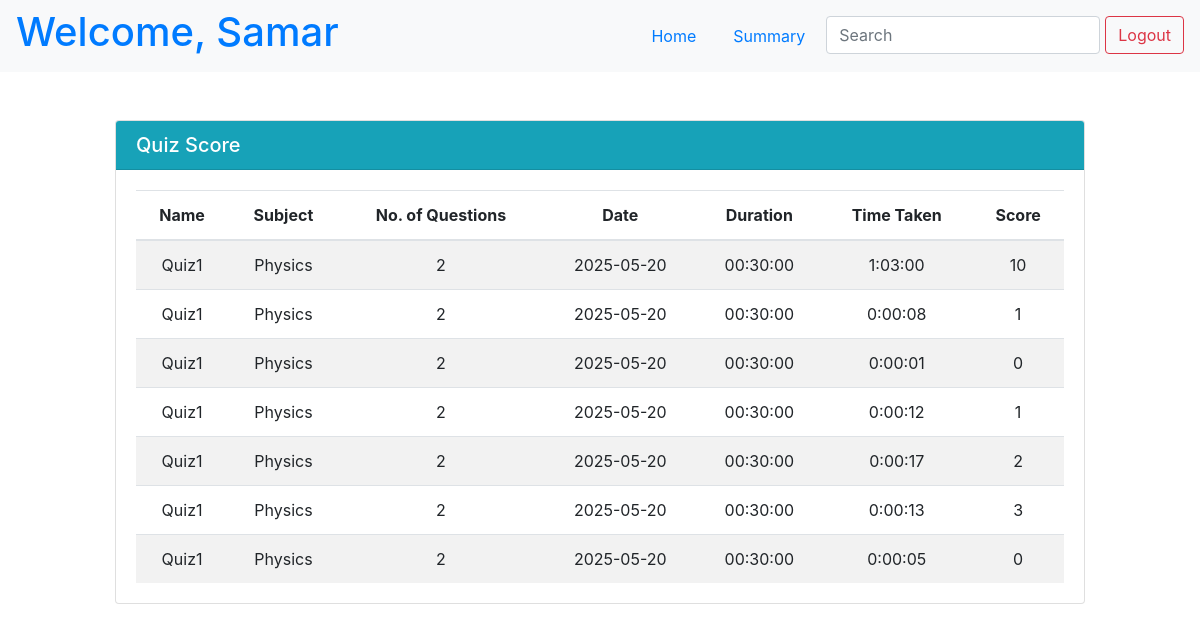
/samar/score (signed in), run on an earlier commit of the app's database.
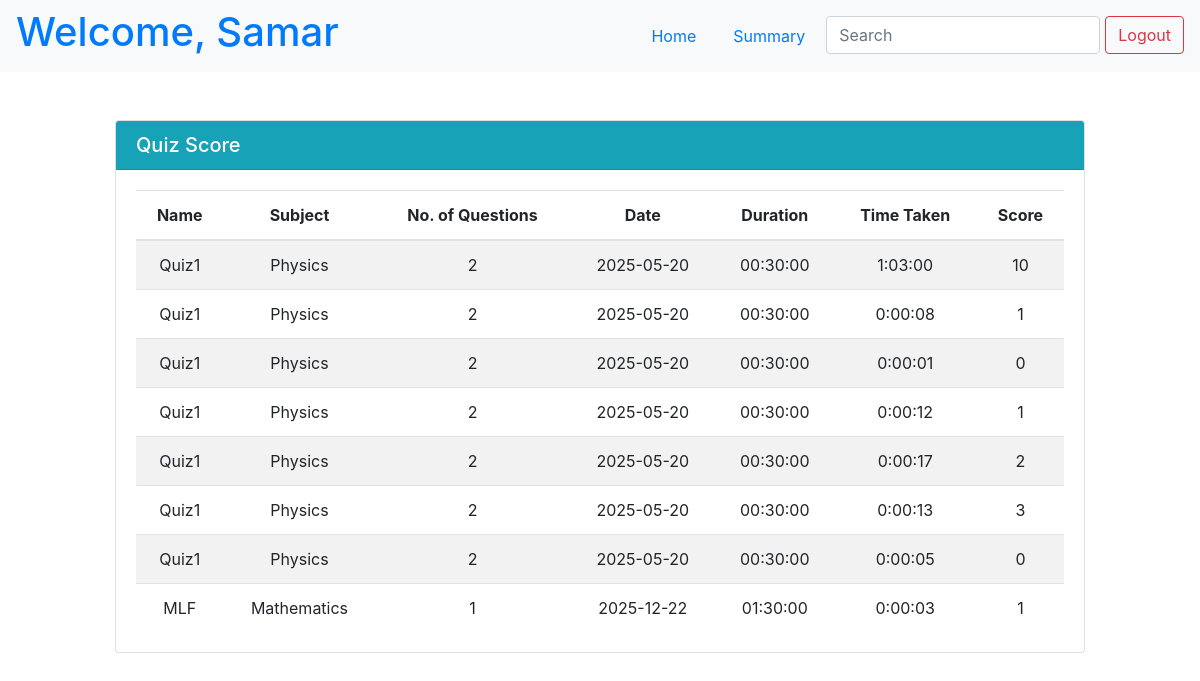
And on a later commit of the database.
### app.py (models this page shows)
class User(db.Model):
    id = db.Column(db.Integer, primary_key=True)
    name = db.Column(db.String(255), nullable=False)
    username = db.Column(db.String(255), nullable=False, unique=True)
    password = db.Column(db.String(255), nullable=False)
    dob = db.Column(db.Date)
    blocked = db.Column(db.Boolean, default=0)
    score = db.relationship("Score", backref="user")

class Score(db.Model):
    id = db.Column(db.Integer, primary_key=True)
    quiz_id = db.Column(db.Integer, db.ForeignKey("quiz.id"), nullable=False)
    user_id = db.Column(db.Integer, db.ForeignKey("user.id"), nullable=False)
    start_time = db.Column(db.DateTime)
    end_time = db.Column(db.DateTime)
    user_score = db.Column(db.Integer, nullable=False)

class Quiz(db.Model):
    id = db.Column(db.Integer, primary_key=True)
    subject_id = db.Column(db.Integer, db.ForeignKey("subject.id"), nullable=False)
    name = db.Column(db.String(), nullable=False)
    quiz_date = db.Column(db.Date, nullable=False)
    time_duration = db.Column(db.Time, nullable=False)
    question = db.relationship('Quizwisequestion', backref="quiz")
    score = db.relationship('Score', backref="quiz")

class Subject(db.Model):
    id = db.Column(db.Integer, primary_key=True)
    name = db.Column(db.String(255), nullable=False)
    description = db.Column(db.String())
    chapter = db.relationship('Chapter', backref='subject')
    quiz = db.relationship('Quiz', backref="subject")

### app.py (the view)
@app.route("/<username>/score")
def user_score(username):
    user = User.query.filter_by(username=username).first()
    if not user or (not 'username' in session or username != session["username"]):
        flash("Invalid credentials!", "error")
        return redirect(url_for("index"))
    data = []
    tmp_data = db.session.query(
        Quiz.id.label("quiz_id"),
        Quiz.name.label("quiz_name"),
        Subject.name.label("subject_name"),
        Quiz.quiz_date,
        Quiz.time_duration,
        Score.start_time,
        Score.end_time,
        Score.user_score
    ).join(Subject, Quiz.subject_id == Subject.id
    ).join(Score, Score.quiz_id == Quiz.id).filter(Score.user_id==User.id).all()
    for row in tmp_data:
        data.append({
            "quiz_id":row.quiz_id,
            "quiz_name":row.quiz_name,
            "subject_name":row.subject_name,
            "no_of_questions": Quizwisequestion.query.filter_by(quiz_id=row.quiz_id).count(),
            "quiz_date":row.quiz_date,
            "time_duration":row.time_duration,
            "attempt_time":row.end_time-row.start_time,
            "user_score":row.user_score
        })
    return render_template("user_score.html", user=user, data=data)

### app.py (called while the page is built)
@app.after_request
def add_header(response):
    response.headers['Cache-Control'] = 'no-store, no-cache, must-revalidate, post-check=0, pre-check=0, max-age=0'
    response.headers['Pragma'] = 'no-cache'
    response.headers['Expires'] = '-1'
    return response

### templates/user_score.html (shortened to what this page needs)
{% extends 'base.html' %}
{% block content %}
<div class="page-wrapper">
    <nav class="navbar navbar-expand-lg navbar-light bg-light">
        <a href="{{ url_for('user', username=user.username) }}" style="text-decoration: none;">
            <h1>Welcome, {{user.name}}</h1>
        </a>
        <ul class="nav ml-auto">
            <li class="nav-item">
                <a class="nav-link" href="/{{user.username}}">Home</a>
            </li>
            <li class="nav-item">
                <a class="nav-link" href="/{{user.username}}/summary">Summary</a>
            </li>
            <li class="nav-item">
                <input class="form-control" type="search" placeholder="Search" aria-label="Search" name="q"
                    hx-get="/{{user.username}}/score/search" hx-trigger="keyup changed delay:500ms" hx-target="#search-results">
            </li>
            <li>
                <form action="/logout" class="d-inline">
                    <button type="submit" class="btn btn-outline-danger">Logout</button>
                </form>
            </li>
        </ul>
    </nav>
    <div id="search-results">
        {% if not search %}
        {% include 'quiz_score.html' %}
        {% endif %}
    </div>
</div>
{% endblock %}

### templates/base.html (shortened to what this page needs)
<!DOCTYPE html>
<html lang="en">
<head>
    <link rel="stylesheet" href="https://stackpath.bootstrapcdn.com/bootstrap/4.5.2/css/bootstrap.min.css">
</head>
<body>
    {% block content %}{% endblock %}
</body>
</html>

### templates/quiz_score.html
<div class="d-flex justify-content-center mt-5">
    <div class="col-md-10">
        <div class="card">
            <div class="card-header bg-info text-white d-flex align-items-center justify-content-between">
                <h5 class="card-title m-0">Quiz Score</h5>
            </div>
            <div class="card-body">
                <table class="table table-striped mb-0 text-center">
                    <thead>
                        <tr>
                            <th class="text-center">Name</th>
                            <th class="text-center">Subject</th>
                            <th class="text-center">No. of Questions</th>
                            <th class="text-center">Date</th>
                            <th class="text-center">Duration</th>
                            <th class="text-center">Time Taken</th>
                            <th class="text-center">Score</th>
                        </tr>
                    </thead>
                    <tbody>
                        {% for row in data %}
                        <tr>
                            <td class="text-center">{{ row.quiz_name }}</td>
                            <td class="text-center">{{ row.subject_name }}</td>
                            <td class="text-center">{{ row.no_of_questions }}</td>
                            <td class="text-center">{{ row.quiz_date }}</td>
                            <td class="text-center">{{ row.time_duration }}</td>
                            <td class="text-center">{{ row.attempt_time }}</td>
                            <td class="text-center">{{ row.user_score }}</td>
                        </tr>
                        {% endfor %}
                    </tbody>
                </table>
            </div>
        </div>
    </div>
</div>

### templates/user_score.html (style rules this page uses)
.nav-item { margin-right: 5px; }

What changed in the data, as far as the page shows it:
added Score: quiz_name "MLF", subject_name "Mathematics", no_of_questions "1", quiz_date "2025-12-22", time_duration "01:30:00", attempt_time "0:00:03", user_score "1"
